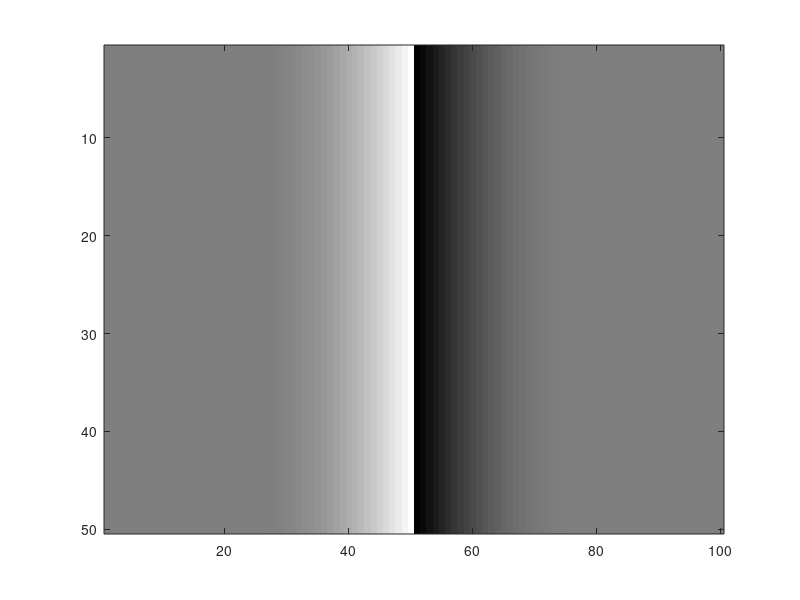

Write the MATLAB code that produced this figure.
%% Warming up with images
clear;

% Setting colormap and scale factor.
scale = 256;
colormap(gray(scale));

% Setting the length of the initial array. 
N = 50;

% Creating the first gradient array.
x = [zeros(1,25),((26:N)-25)/25];
x = x.^2;

% Creating the 100-element array by concatentating the negated, reversed 
% first array.
X = [x,-x(end:-1:1)];

% Now we scale the data to ensure that the image displays correctly.
X = scale*(X - min(X))/(max(X) - min(X));

% Creating the 50x100 matrix and displaying it as an image.
xMatrix = repmat(X,N,1);
image(xMatrix)